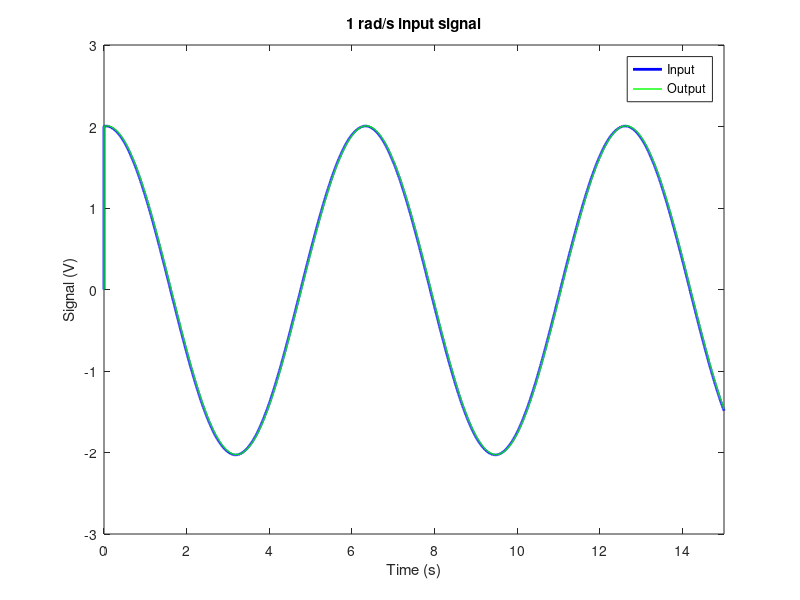
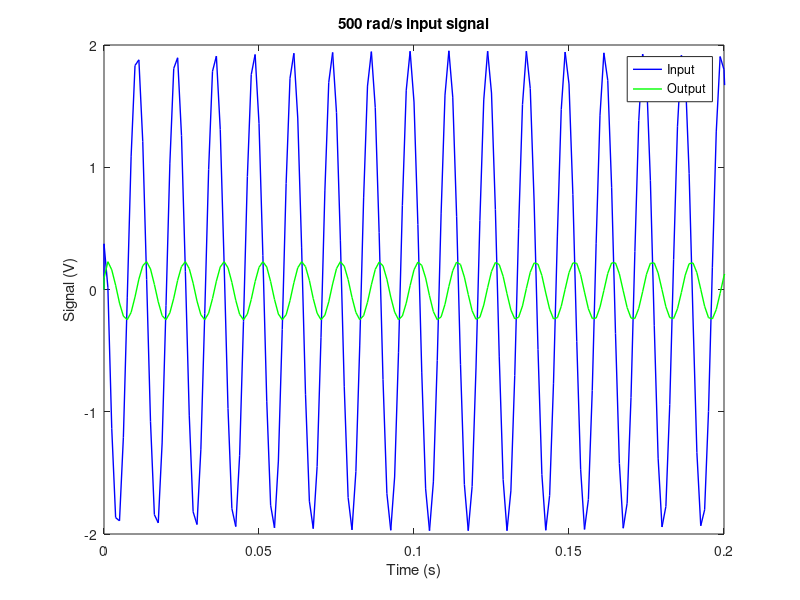

Write the MATLAB code that produced these figures, in order. (Note: this script raises an error after producing the figures.)
% Lane Levine, Derrick Rasser, Wesley Schumacher
% Group 41
% Lab 7 MATLAB

clc;close all;

% Read in the data that was collected using WaveForms
figure(1)
%ploting the 1 rad/s signal
[Voltage1] = xlsread('Experiment1.csv');
time1 = Voltage1(1:6021,1);
output1 = Voltage1(1:6021,2);
input1 = Voltage1(1:6021,3);
plot(time1,input1,'b','Linewidth',2)
xlim([0 15])
hold on;
plot(time1,output1,'g','Linewidth',1);
xlabel('Time (s)')
ylabel('Signal (V)')
title('1 rad/s input signal')
legend('Input','Output')

figure(2)
%ploting the 500 rad/s signal
[Voltage500] = xlsread('Experiment500.csv');
time500 = Voltage500(1:181,1);
output500 = Voltage500(1:181,2);
input500 = Voltage500(1:181,3);
plot(time500,input500,'b','Linewidth',1)
xlim([0 0.2])
hold on;
plot(time500,output500,'g','Linewidth',1);
xlabel('Time (s)')
ylabel('Signal (V)')
title('500 rad/s input signal')
legend('Input','Output')

figure(3)
% Read in the data that was collected using WaveForms
[Voltage1] = xlsread('Experiment1.csv');
[Voltage2] = xlsread('Experiment2.csv');
[Voltage3] = xlsread('Experiment3.csv');
[Voltage4] = xlsread('Experiment4.csv');
[Voltage5] = xlsread('Experiment5.csv');
[Voltage6] = xlsread('Experiment6.csv');
[Voltage7] = xlsread('Experiment7.csv');
[Voltage8] = xlsread('Experiment8.csv');
[Voltage9] = xlsread('Experiment9.csv');
[Voltage10] = xlsread('Experiment10.csv');
[Voltage20] = xlsread('Experiment20.csv');
[Voltage30] = xlsread('Experiment30.csv');
[Voltage40] = xlsread('Experiment40.csv');
[Voltage50] = xlsread('Experiment50.csv');
[Voltage60] = xlsread('Experiment60.csv');
[Voltage70] = xlsread('Experiment70.csv');
[Voltage80] = xlsread('Experiment80.csv');
[Voltage90] = xlsread('Experiment90.csv');
[Voltage100] = xlsread('Experiment100.csv');
[Voltage200] = xlsread('Experiment200.csv');
[Voltage300] = xlsread('Experiment300.csv');
[Voltage400] = xlsread('Experiment400.csv');
[Voltage500] = xlsread('Experiment500.csv');

%calculating the amplitude ratio for each set of data
ampratio1 = Amplitude(Voltage1);
ampratio2 = Amplitude(Voltage2);
ampratio3 = Amplitude(Voltage3);
ampratio4 = Amplitude(Voltage4);
ampratio5 = Amplitude(Voltage5);
ampratio6 = Amplitude(Voltage6);
ampratio7 = Amplitude(Voltage7);
ampratio8 = Amplitude(Voltage8);
ampratio9 = Amplitude(Voltage9);
ampratio10 = Amplitude(Voltage10);
ampratio20 = Amplitude(Voltage20);
ampratio30 = Amplitude(Voltage30);
ampratio40 = Amplitude(Voltage40);
ampratio50 = Amplitude(Voltage50);
ampratio60 = Amplitude(Voltage60);
ampratio70 = Amplitude(Voltage70);
ampratio80 = Amplitude(Voltage80);
ampratio90 = Amplitude(Voltage90);
ampratio100 = Amplitude(Voltage100);
ampratio200 = Amplitude(Voltage200);
ampratio300 = Amplitude(Voltage300);
ampratio400 = Amplitude(Voltage400);
ampratio500 = Amplitude(Voltage500);

%given freqencies to use when collecting data
freq = [1 2 3 4 5 6 7 8 9 10 20 30 40 50 60 70 80 90 100 200 300 400 500];
%Resister and Capasitor values
R = 5.1*10^3;
C = 3.3*10^-6;
%time constant
tau = 1/ (2* pi*R*C);
Khat = 1;
a = tau;
DW = 0.001;
w1 = 0:DW:500;
w = w1/(2*pi);
%1st order system magnitude equation
Mag = Khat *a./(sqrt(a.^2 + w.^2));
%ploting magnitude ona log plot
loglog((w),(Mag),'g')
xlim([10^-1 10^2])
ylim([10^-1 1.15])
hold on
% plotting the various amplitude rations on the same figure at each freqency
loglog(1/(2*pi),ampratio1,'b*')
hold on
loglog(2/(2*pi),ampratio2,'b*')
loglog(3/(2*pi),ampratio3,'b*')
loglog(4/(2*pi),ampratio4,'b*')
loglog(5/(2*pi),ampratio5,'b*')
loglog(6/(2*pi),ampratio6,'b*')
loglog(7/(2*pi),ampratio7,'b*')
loglog(8/(2*pi),ampratio8,'b*')
loglog(9/(2*pi),ampratio9,'b*')
loglog(10/(2*pi),ampratio10,'b*')
loglog(20/(2*pi),ampratio20,'b*')
loglog(30/(2*pi),ampratio30,'b*')
loglog(40/(2*pi),ampratio40,'b*')
loglog(50/(2*pi),ampratio50,'b*')
loglog(60/(2*pi),ampratio60,'b*')
loglog(70/(2*pi),ampratio70,'b*')
loglog(80/(2*pi),ampratio80,'b*')
loglog(90/(2*pi),ampratio90,'b*')
loglog(100/(2*pi),ampratio100,'b*')
loglog(200/(2*pi),ampratio200,'b*')
loglog(300/(2*pi),ampratio300,'b*')
loglog(400/(2*pi),ampratio400,'b*')
loglog(500/(2*pi),ampratio500,'b*')
xlabel('Freq (Hz)')
ylabel('Mag')
title('Magnitude vs. Frequency')
legend('Theory','Experiment')

freq = [1;2;3;4;5;6;7;8;9;10;20;30;40;50;60;70;80;90;100;200;300;400;500];
freq_hz = freq./2./pi;

%calculating the phase ratio for each set of data
phase1 = 360.*(1/(2*pi)).*phase(Voltage1,2537,2539);
phase2 = 360.*(2/(2*pi)).*phase(Voltage2,1650,1637);
phase3 = 360.*(3/(2*pi)).*phase(Voltage3,1886,1869);
phase4 = 360.*(4/(2*pi)).*phase(Voltage4,1438,1427);
phase5 = 360.*(5/(2*pi)).*phase(Voltage5,941,924);
phase6 = 360.*(6/(2*pi)).*phase(Voltage6,517,504);
phase7 = 360.*(7/(2*pi)).*phase(Voltage7,325,311);
phase8 = 360.*(8/(2*pi)).*phase(Voltage8,415,400);
phase9 = 360.*(9/(2*pi)).*phase(Voltage9,506,492);
phase10 = 360.*(10/(2*pi)).*phase(Voltage10,315,299);
phase20 = 360.*(20/(2*pi)).*phase(Voltage20,317,303);
phase30 = 360.*(30/(2*pi)).*phase(Voltage30,158,148);
phase40 = 360.*(40/(2*pi)).*phase(Voltage40,117,104);
phase50 = 360.*(50/(2*pi)).*phase(Voltage50,161,150);
phase60 = 360.*(60/(2*pi)).*phase(Voltage60,183,171);
phase70 = 360.*(70/(2*pi)).*phase(Voltage70,182,172);
phase80 = 360.*(80/(2*pi)).*phase(Voltage80,124,114);
phase90 = 360.*(90/(2*pi)).*phase(Voltage90,188,178);
phase100 = 360.*(100/(2*pi)).*phase(Voltage100,66,58);
phase200 = 360.*(200/(2*pi)).*phase(Voltage200,40,37);
phase300 = 360.*(300/(2*pi)).*phase(Voltage300,19,17);
phase400 = 360.*(400/(2*pi)).*phase(Voltage400,15,12);
phase500 = 360.*(500/(2*pi)).*phasefun(Voltage500,15,13);

%ploting 1st order phase theory line 
figure(4)
for i = 1:23
   Phasetheory(i) = -atand(freq(i)*R*C);
end


DW = 0.001;
w1 = 0.001:DW:500;
w = w1*2*pi;
phaset =  -atan2(w,a);
%plot(log10((w)),(phaset*180/pi),'g')
%ploting the phase at each frequency 
semilogx(freq_hz,Phasetheory,'g')
hold on
semilogx(((1/(2*pi))),phase1,'b*')
semilogx((2/(2*pi)),phase2,'b*')
semilogx((3/(2*pi)),phase3,'b*')
semilogx((4/(2*pi)),phase4,'b*')
semilogx((5/(2*pi)),phase5,'b*')
semilogx((6/(2*pi)),phase6,'b*')
semilogx((7/(2*pi)),phase7,'b*')
semilogx((8/(2*pi)),phase8,'b*')
semilogx((9/(2*pi)),phase9,'b*')
semilogx((10/(2*pi)),phase10,'b*')
semilogx((20/(2*pi)),phase20,'b*')
semilogx((30/(2*pi)),phase30,'b*')
semilogx((40/(2*pi)),phase40,'b*')
semilogx((50/(2*pi)),phase50,'b*')
semilogx((60/(2*pi)),phase60,'b*')
semilogx((70/(2*pi)),phase70,'b*')
semilogx((80/(2*pi)),phase80,'b*')
semilogx((90/(2*pi)),phase90,'b*')
semilogx((100/(2*pi)),phase100,'b*')
semilogx((200/(2*pi)),phase200,'b*')
semilogx((300/(2*pi)),phase300,'b*')
semilogx((400/(2*pi)),phase400,'b*')
semilogx((500/(2*pi)),phase500,'b*')


xlabel('Freq (Hz)')
ylabel('Phase (deg)')
title('Phase vs. Frequency')
legend('Theory','Experiment')

%using Bode fucnction to compare our data to
%figure(5)
sys = tf([1],[tau 1]);
%bode(sys)

%Amplitude caluated function
function [x] = Amplitude(data)
        output = data(:,2);
        input = data(:,3);
        
        ampout = max(output);
        ampinput = max(input);
        
        x = ampout/ampinput;
end

%phase caluated function
function [x] = phase(data,lowermax,uppermax)
        time =  data(:,1);
        %output = data(:,2);
        %input = data(:,3);
        outputtime = time(lowermax);
        inputtime = time(uppermax);
    x = inputtime-outputtime;
end
%phase caluated function
function [x] = phasefun(data,lowermax,uppermax)
        time =  data(:,1);
        %output = data(:,2);
        %input = data(:,3);
        outputtime = time(lowermax);
        inputtime = time(uppermax);
    x = inputtime-outputtime - 5.03e-4;
end
%phase caluated function        
function [x] = phasefunc(data,lowermax,uppermax)
        time =  data(:,1);
        output = data(:,2);
        input = data(:,3);
        
        ampoutmax = max(output(lowermax:uppermax));
        for i = (lowermax:uppermax)
            if (output(i) == ampoutmax)
                indexo = i;
                outputtime = time(indexo);
                break
            end
        end
        ampinputmax = max(input(lowermax:uppermax));
        for i = (lowermax:uppermax)
            if (input(i) == ampinputmax)
                indexi = i;
                inputtime = time(indexi);
                break
            end
        end
    x = outputtime-inputtime;
end
